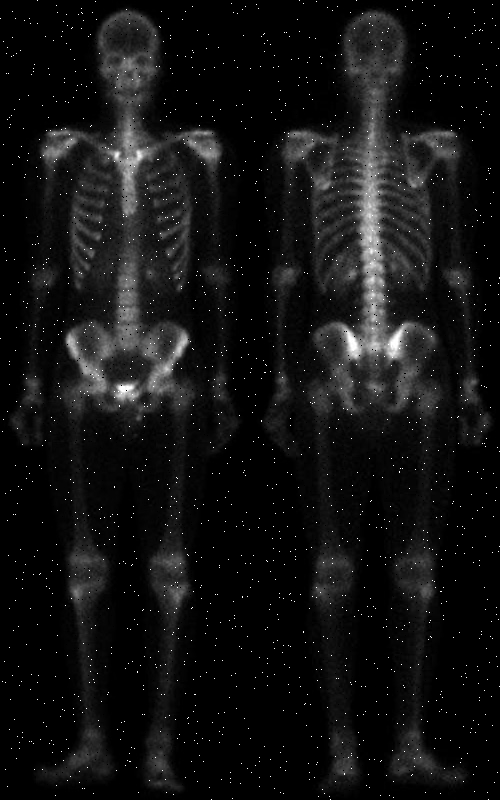
#> input picture HW2/Q4/bone-scan.png, 500 x 800 px
$ python Q4_2.PY
#> lines starting #> are read from the running program, lines starting #| are printed output that depends on the picture
import cv2
import numpy as np
import matplotlib.pyplot as plt
from matplotlib.widgets import Slider, Button, RadioButtons
img = cv2.imread('bone-scan.png')
#> img is the input picture: shape (800, 500, 3); min 0, max 255, mean 18.3
img = cv2.cvtColor(img,cv2.COLOR_BGR2GRAY)
#> img: shape (800, 500)
row , col = img.shape[:2]
#> row = 800; col = 500
def filter1(img,a,b):
#> called with a = array of shape (3, 3), b = 'median'
 c=len(a)
 if c==3 and b=='median':
    kernel1_size = 3
    row, col = img.shape[:2]
#> row = 800; col = 500
    img3 = np.zeros((row + (kernel1_size - 1), col + (kernel1_size - 1)), dtype=np.uint8)
    img3[int(kernel1_size / 2) + 1:row + int(kernel1_size / 2) + 1,
    int(kernel1_size / 2) + 1:col + int(kernel1_size / 2) + 1] = img[:, :]
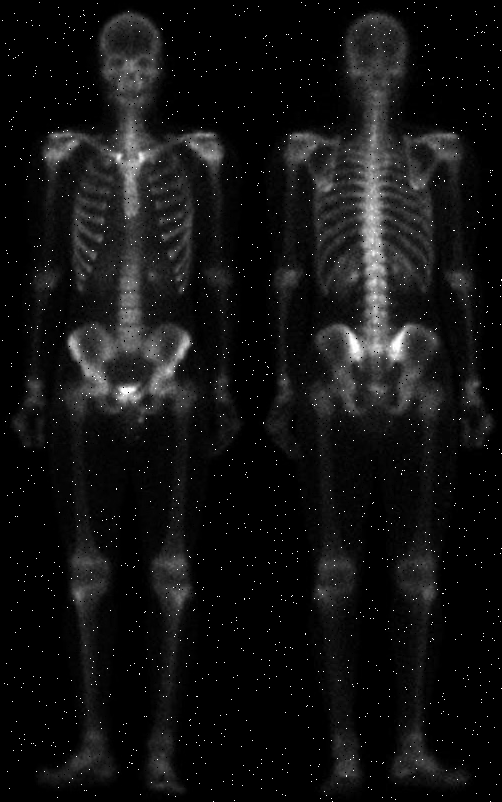
#> img3: shape (802, 502); min 0, max 255, mean 18.2

    img_con = np.zeros((row, col), dtype=np.int8)
    for i in range(0, row):
     for j in range(0, col):
      img_con[i][j] = np.sum(np.multiply(img3[i:i + kernel1_size, j:j + kernel1_size],a))
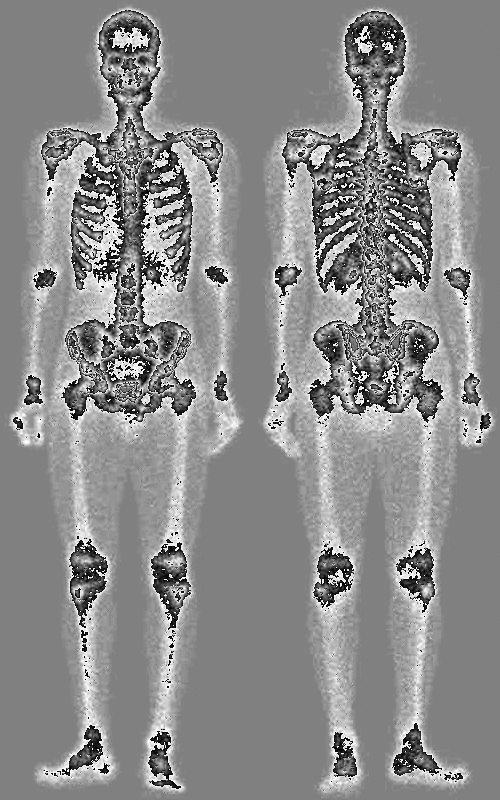
#> img_con: shape (800, 500) int8; min -128, max 127, mean 10.8; drawn with min black and max white
    img = cv2.medianBlur(img, 7)
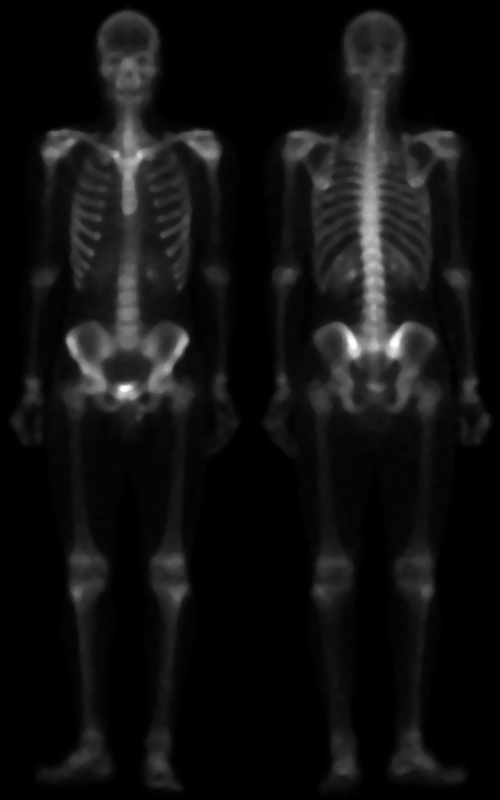
#> img: shape (800, 500); min 0, max 254, mean 16.9
    return img_con, img
 else:
         return False
img_con=np.zeros((row, col), dtype=np.uint8)
img1=np.zeros((row, col), dtype=np.uint8)
a=np.array([[0,-1,0],[-1,4,-1],[1,1,1]])
img_con,img1=filter1(img,a,'median')
cv2.imshow('conv',img_con)
cv2.imshow('median',img1)
cv2.imshow('original',img)
cv2.imwrite('conv.jpg',img_con)
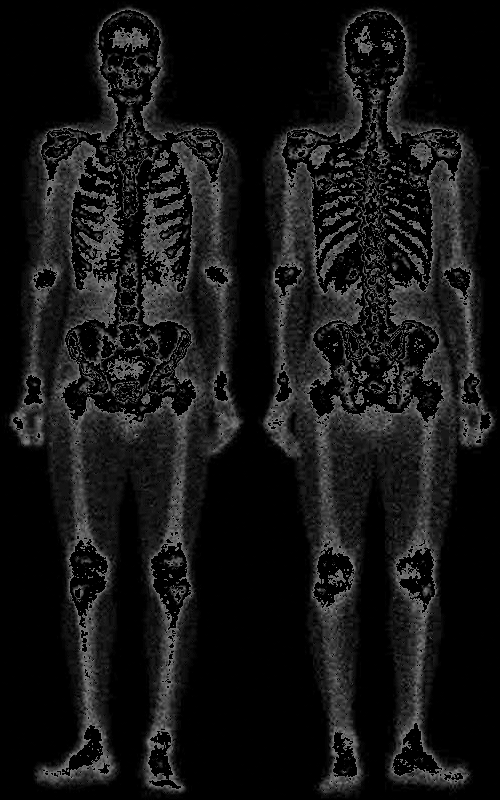
#> saved as conv.jpg: shape (800, 500); min 0, max 127, mean 21
cv2.imwrite('median.jpg',img1)
cv2.waitKey()
